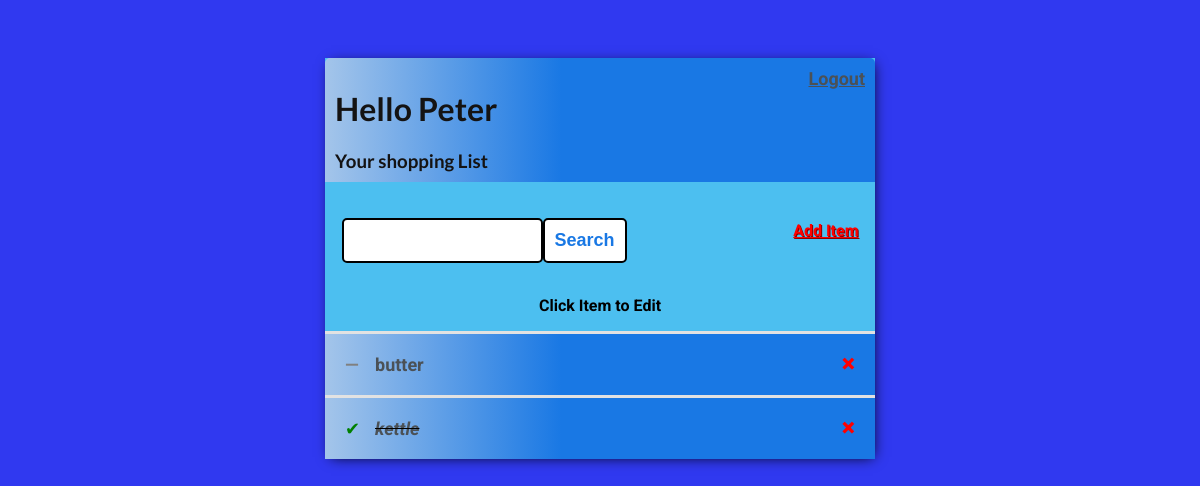
The page / (signed in) on the database as committed earlier.
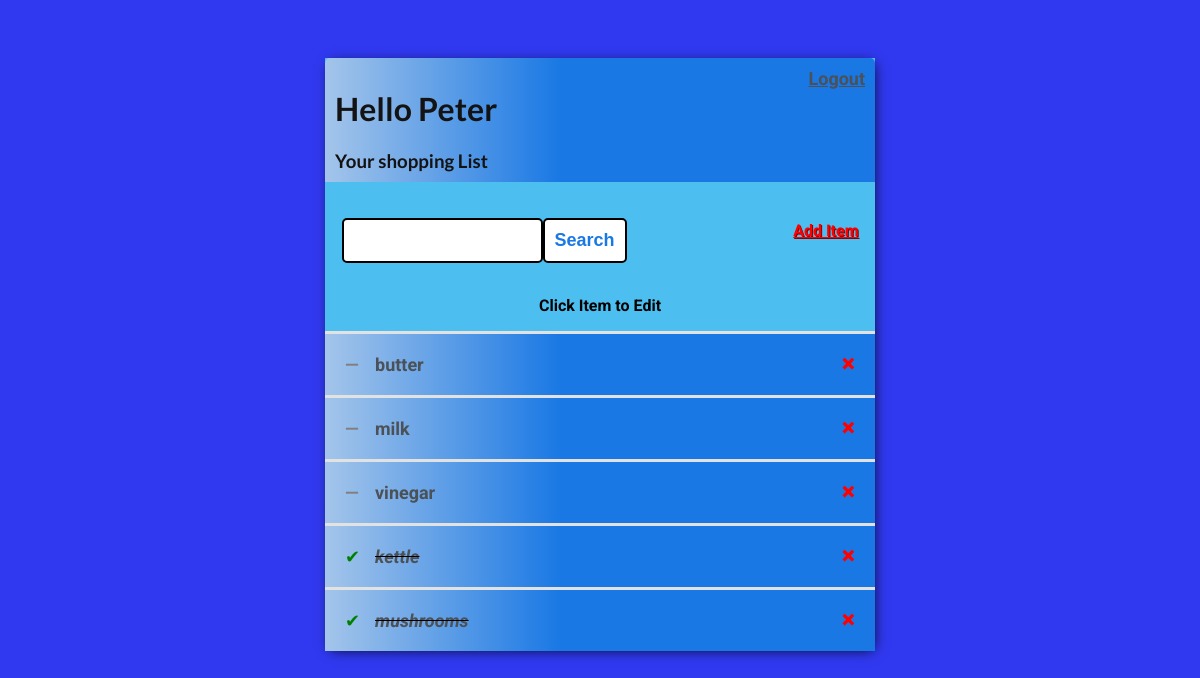
The same page on the database as committed later.
### shop_app/models.py (models this page shows)
class Task(models.Model):
    user = models.ForeignKey(User, on_delete=models.CASCADE, null=True,
                             blank=True)
    title = models.CharField(max_length=100)
    description = models.TextField(null=True, blank=True)
    complete = models.BooleanField(default=False)
    created = models.DateTimeField(auto_now_add=True)
    def __str__(self):
        return self.title
    class Meta:
        ordering = ['complete']

### shop_app/views.py (the view)
# urls.py: path('', TaskList.as_view(), name='tasks'),
class TaskList(LoginRequiredMixin, ListView):
    model = Task
    context_object_name = 'tasks'
    def get_context_data(self, **kwargs):
        context = super().get_context_data(**kwargs)
        context['tasks'] = context['tasks'].filter(user=self.request.user)
        search_input = self.request.GET.get('Search-field') or ''
        if search_input:
            context['tasks'] = context['tasks'].filter(
                title__istartswith=search_input)
        context['search_input'] = search_input
        return context

### shop_app/templates/shop_app/task_list.html
{% extends 'shop_app/main.html' %}
{% block content %}
<div class="header-bar">
    <div>
        <h1>Hello {{request.user|title}}</h1>
        <h3 style="margin:0">Your shopping List</h3>
    </div>
{% if request.user.is_authenticated %}
<a style="font-size: large" href="{% url 'logout' %}">Logout</a>
{% else %}
<a style="font-size: large" href="{% url 'login' %}">Login</a>
{% endif %}
</div>
<div id="search-add-wrapper">
    <form method="GET" style="margin-top: 20px; display:flex">
        <input type="text" name='Search-field' value="{{search_input}}">
        <input class="button" type="submit" value='Search'>
    </form>
    <a id="add-link" href="{% url 'create-item' %}"> Add Item </a>
</div>
<p style="text-align:center; font-weight: bold; color: black"; >Click Item to Edit</p>
<div class="shop-items-wrapper">
    {% for task in tasks %}
        <div class="item-wrapper">
            {% if task.complete %}
            <div class="item-title">
                <div class="item-complete-icon">&#10004;</div>
                <i><s><a href="{% url 'edit-item' task.id %}">{{task}}</a></s></i>
            </div>
            <a title="Remove Item" class="remove-item" href="{% url 'remove-item' task.id %}">&#215;</a>
            {% else %}
            <div class="item-title">
                <div class="item-incomplete-icon">&#8212;</div>
                <a href="{% url 'edit-item' task.id %}">{{task}}</a>
            </div>
            <a title="Remove Item" class="remove-item" href="{% url 'remove-item' task.id %}">&#215;</a>
            {% endif %}
        </div>
        {% empty %}
        <h3>No more items in Shopping List</h3>
        {% endfor %}
</div>
{% endblock content %}

Rows that differ between the two databases and show on the page:
added Task: title "milk"
added Task: title "vinegar"
added Task: title "mushrooms"
